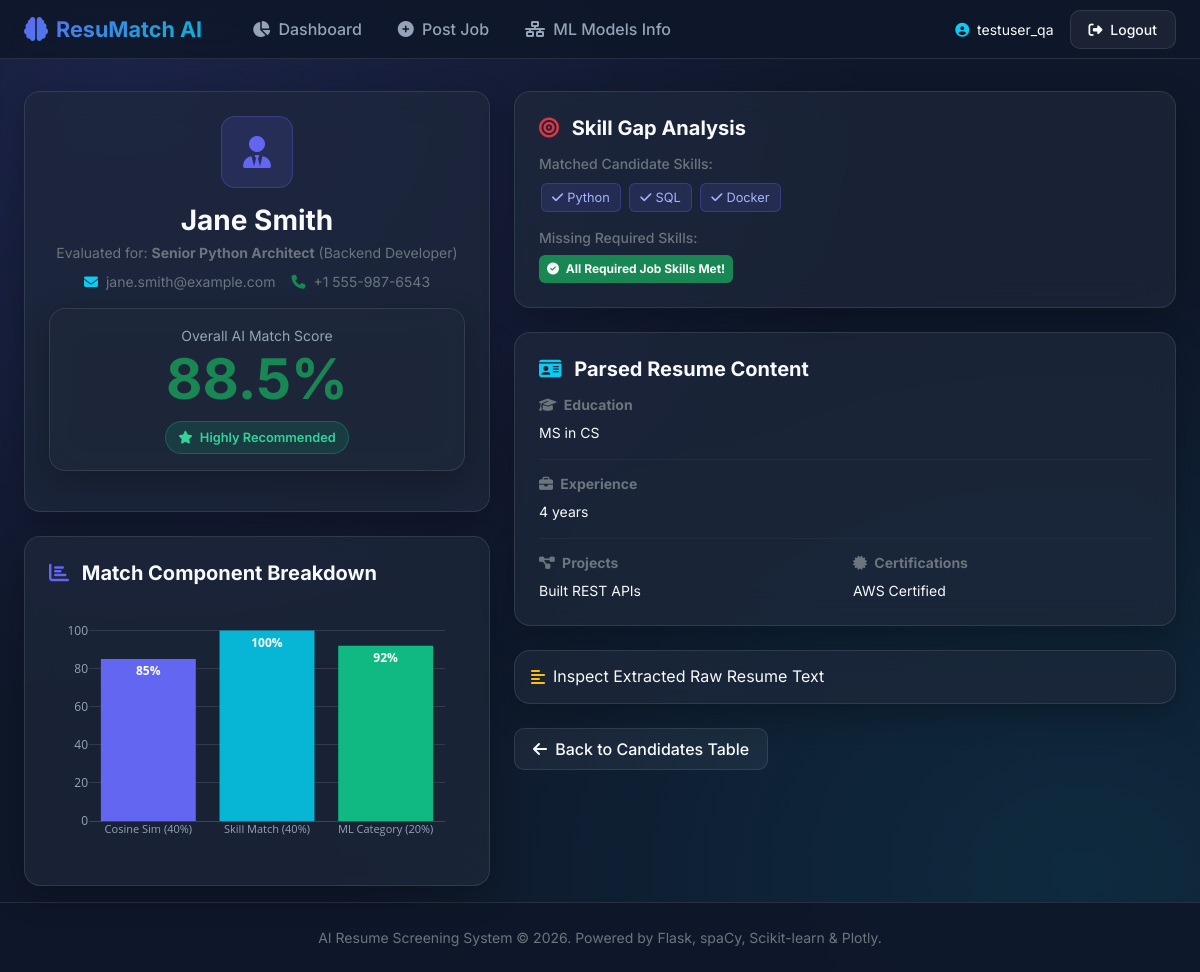
The page /candidate/1 (signed in) on the database its author committed.
### tables this page shows
CREATE TABLE resumes (
    id INTEGER PRIMARY KEY AUTOINCREMENT,
    user_id INTEGER NOT NULL,
    filename TEXT NOT NULL,
    filepath TEXT NOT NULL,
    raw_text TEXT NOT NULL,
    parsed_name TEXT,
    parsed_email TEXT,
    parsed_phone TEXT,
    parsed_skills TEXT,
    parsed_education TEXT,
    parsed_experience TEXT,
    parsed_projects TEXT,
    parsed_certifications TEXT,
    created_at TIMESTAMP DEFAULT CURRENT_TIMESTAMP,
    FOREIGN KEY (user_id) REFERENCES users(id) ON DELETE CASCADE
);

CREATE TABLE job_descriptions (
    id INTEGER PRIMARY KEY AUTOINCREMENT,
    user_id INTEGER NOT NULL,
    title TEXT NOT NULL,
    category TEXT NOT NULL,
    description_text TEXT NOT NULL,
    required_skills TEXT NOT NULL,
    created_at TIMESTAMP DEFAULT CURRENT_TIMESTAMP,
    FOREIGN KEY (user_id) REFERENCES users(id) ON DELETE CASCADE
);

CREATE TABLE results (
    id INTEGER PRIMARY KEY AUTOINCREMENT,
    job_id INTEGER NOT NULL,
    resume_id INTEGER NOT NULL,
    matching_score REAL NOT NULL,
    cosine_similarity REAL NOT NULL,
    skill_match_score REAL NOT NULL,
    ml_probability REAL NOT NULL,
    missing_skills TEXT,
    suitability_prediction TEXT NOT NULL,
    status TEXT NOT NULL,
    created_at TIMESTAMP DEFAULT CURRENT_TIMESTAMP,
    FOREIGN KEY (job_id) REFERENCES job_descriptions(id) ON DELETE CASCADE,
    FOREIGN KEY (resume_id) REFERENCES resumes(id) ON DELETE CASCADE
);

### app.py (the view)
@app.route("/candidate/<int:result_id>")
@login_required
def candidate_detail(result_id):
    result = get_result_detail(result_id)
    if not result:
        flash("Candidate evaluation result not found.", "error")
        return redirect(url_for("dashboard"))
    chart_data = prepare_candidate_match_chart_data(
        result["cosine_similarity"],
        result["skill_match_score"],
        result["ml_probability"],
        result["matching_score"]
    )
    return render_template("candidate_detail.html", result=result, chart_data=chart_data)

### app.py (called while the page is built)
def login_required(f):
    @wraps(f)
    def decorated_function(*args, **kwargs):
        if "user_id" not in session:
            flash("Please sign in to access this page.", "warning")
            return redirect(url_for("login"))
        return f(*args, **kwargs)
    return decorated_function

### database/db_helper.py (called while the page is built)
def get_db_connection():
    conn = sqlite3.connect(DB_PATH)
    conn.row_factory = sqlite3.Row
    return conn

def get_result_detail(result_id):
    conn = get_db_connection()
    cursor = conn.cursor()
    cursor.execute(
        """SELECT res.*, r.filename, r.parsed_name, r.parsed_email, r.parsed_phone,
                  r.parsed_skills, r.parsed_education, r.parsed_experience,
                  r.parsed_projects, r.parsed_certifications, r.raw_text,
                  j.title as job_title, j.category as job_category, j.required_skills as job_required_skills, j.description_text as job_description
           FROM results res
           JOIN resumes r ON res.resume_id = r.id
           JOIN job_descriptions j ON res.job_id = j.id
           WHERE res.id = ?""",
        (result_id,)
    )
    result = cursor.fetchone()
    conn.close()
    return dict(result) if result else None

### utils/visualizations.py (called while the page is built)
def prepare_candidate_match_chart_data(cosine_sim, skill_score, ml_prob, final_score):
    labels = ["Cosine Sim (40%)", "Skill Match (40%)", "ML Category (20%)"]
    values = [
        round(cosine_sim * 100, 1),
        round(skill_score, 1),
        round(ml_prob * 100, 1)
    ]
    return {
        "labels": labels,
        "values": values,
        "final_score": round(final_score, 1)
    }

### templates/candidate_detail.html (shortened to what this page needs)
{% extends 'base.html' %}
{% block content %}
<div class="row g-4">
    <div class="col-lg-5">
        <div class="glass-card mb-4 p-4 text-center">
            <div class="stat-icon mx-auto mb-3" style="width: 72px; height: 72px; font-size: 2rem;">
                <i class="fas fa-user-tie"></i>
            </div>
            <h3 class="fw-bold text-light mb-1">{{ result.parsed_name }}</h3>
            <p class="text-secondary small mb-2">Evaluated for: <strong>{{ result.job_title }}</strong> ({{ result.job_category }})</p>
            <div class="d-flex justify-content-center gap-3 mb-3 text-secondary small">
                <span><i class="fas fa-envelope me-1 text-info"></i> {{ result.parsed_email }}</span>
                <span><i class="fas fa-phone me-1 text-success"></i> {{ result.parsed_phone }}</span>
            </div>
            <div class="py-3 px-4 glass-card my-3 text-center">
                <div class="stat-label">Overall AI Match Score</div>
                <div class="display-4 fw-bold {% if result.matching_score >= 80 %}text-success{% elif result.matching_score >= 60 %}text-warning{% else %}text-danger{% endif %}">
                    {{ "%.1f"|format(result.matching_score) }}%
                </div>
                <div class="mt-2">
                    {% if "Highly" in result.status %}
                        <span class="badge-status badge-highly-recommended"><i class="fas fa-star me-1"></i> Highly Recommended</span>
                    {% elif "Recommended" in result.status %}
                        <span class="badge-status badge-recommended"><i class="fas fa-thumbs-up me-1"></i> Recommended</span>
                    {% else %}
                        <span class="badge-status badge-not-recommended"><i class="fas fa-times-circle me-1"></i> Not Recommended</span>
                    {% endif %}
                </div>
            </div>
        </div>
        <div class="glass-card p-4">
            <h5 class="fw-bold text-light mb-3">
                <i class="fas fa-chart-bar text-indigo me-2"></i> Match Component Breakdown
            </h5>
            <div id="breakdownChartContainer"></div>
        </div>
    </div>
    <div class="col-lg-7 d-flex flex-column gap-4">
        <div class="glass-card p-4">
            <h5 class="fw-bold text-light mb-3">
                <i class="fas fa-bullseye text-danger me-2"></i> Skill Gap Analysis
            </h5>
            <div class="mb-3">
                <h6 class="text-secondary small font-weight-bold">Matched Candidate Skills:</h6>
                <div>
                    {% if result.parsed_skills %}
                        {% for skill in result.parsed_skills.split(',') %}
                            <span class="skill-tag"><i class="fas fa-check me-1"></i>{{ skill.strip() }}</span>
                        {% endfor %}
                    {% else %}
                        <span class="text-secondary small">No matching skills detected.</span>
                    {% endif %}
                </div>
            </div>
            <div>
                <h6 class="text-secondary small font-weight-bold">Missing Required Skills:</h6>
                <div>
                    {% if result.missing_skills and result.missing_skills != "None" %}
                        {% for skill in result.missing_skills.split(',') %}
                            <span class="skill-tag-missing"><i class="fas fa-exclamation-triangle me-1"></i>{{ skill.strip() }}</span>
                        {% endfor %}
                    {% else %}
                        <span class="badge bg-success text-light p-2"><i class="fas fa-check-circle me-1"></i> All Required Job Skills Met!</span>
                    {% endif %}
                </div>
            </div>
        </div>
        <div class="glass-card p-4">
            <h5 class="fw-bold text-light mb-3">
                <i class="fas fa-id-card text-info me-2"></i> Parsed Resume Content
            </h5>
            <div class="mb-3 border-bottom border-secondary border-opacity-10 pb-3">
                <h6 class="text-secondary small fw-bold"><i class="fas fa-graduation-cap me-1"></i> Education</h6>
                <p class="text-light mb-0 small">{{ result.parsed_education }}</p>
            </div>
            <div class="mb-3 border-bottom border-secondary border-opacity-10 pb-3">
                <h6 class="text-secondary small fw-bold"><i class="fas fa-briefcase me-1"></i> Experience</h6>
                <p class="text-light mb-0 small">{{ result.parsed_experience }}</p>
            </div>
            <div class="row g-3">
                <div class="col-md-6">
                    <h6 class="text-secondary small fw-bold"><i class="fas fa-project-diagram me-1"></i> Projects</h6>
                    <p class="text-light mb-0 small">{{ result.parsed_projects }}</p>
                </div>
                <div class="col-md-6">
                    <h6 class="text-secondary small fw-bold"><i class="fas fa-certificate me-1"></i> Certifications</h6>
                    <p class="text-light mb-0 small">{{ result.parsed_certifications }}</p>
                </div>
            </div>
        </div>
        <div class="glass-card p-3">
            <div class="accordion accordion-flush" id="rawTextAccordion">
                <div class="accordion-item bg-transparent text-light border-0">
                    <h2 class="accordion-header">
                        <button class="accordion-button collapsed bg-transparent text-light shadow-none p-0" type="button" data-bs-toggle="collapse" data-bs-target="#collapseText">
                            <i class="fas fa-align-left text-warning me-2"></i> Inspect Extracted Raw Resume Text
                        </button>
                    </h2>
                </div>
            </div>
        </div>
        <div class="d-flex justify-content-between">
            <a href="{{ url_for('view_results', job_id=result.job_id) }}" class="btn btn-outline-glass">
                <i class="fas fa-arrow-left me-1"></i> Back to Candidates Table
            </a>
        </div>
    </div>
</div>
{% endblock %}

### static/css/style.css (style rules this page uses)
:root { --bg-dark: #0f172a; --bg-card: rgba(30, 41, 59, 0.7); --border-card: rgba(255, 255, 255, 0.1); --accent-primary: #6366f1; --accent-secondary: #06b6d4; --accent-gradient: linear-gradient(135deg, #6366f1 0%, #06b6d4 100%); --text-primary: #f8fafc; --text-secondary: #94a3b8; --success: #10b981; --warning: #f59e0b; --danger: #ef4444; --radius-lg: 16px; --radius-md: 10px; --shadow-glow: 0 8px 32px 0 rgba(99, 102, 241, 0.2); }
body { background-color: var(--bg-dark); background-image: radial-gradient(at 10% 10%, rgba(99, 102, 241, 0.15) 0px, transparent 50%), radial-gradient(at 90% 90%, rgba(6, 182, 212, 0.12) 0px, transparent 50%); color: var(--text-primary); font-family: 'Inter', system-ui, -apple-system, sans-serif; min-height: 100vh; display: flex; flex-direction: column; }
.glass-card { background: var(--bg-card); backdrop-filter: blur(16px); -webkit-backdrop-filter: blur(16px); border: 1px solid var(--border-card); border-radius: var(--radius-lg); box-shadow: 0 10px 30px rgba(0, 0, 0, 0.25); transition: transform 0.2s ease, box-shadow 0.2s ease; }
.stat-icon { width: 56px; height: 56px; border-radius: 14px; display: flex; align-items: center; justify-content: center; font-size: 1.6rem; background: rgba(99, 102, 241, 0.15); color: var(--accent-primary); border: 1px solid rgba(99, 102, 241, 0.3); }
.stat-label { font-size: 0.875rem; color: var(--text-secondary); }
.btn-outline-glass { background: rgba(255, 255, 255, 0.05); border: 1px solid var(--border-card); color: var(--text-primary); border-radius: var(--radius-md); padding: 8px 18px; font-weight: 500; transition: background 0.2s ease; }
.badge-status { padding: 6px 12px; border-radius: 20px; font-size: 0.8rem; font-weight: 600; display: inline-block; }
.badge-highly-recommended { background: rgba(16, 185, 129, 0.15); color: #34d399; border: 1px solid rgba(16, 185, 129, 0.3); }
.skill-tag { background: rgba(99, 102, 241, 0.15); color: #a5b4fc; border: 1px solid rgba(99, 102, 241, 0.3); padding: 4px 10px; border-radius: 6px; font-size: 0.8rem; display: inline-block; margin: 2px; }
.text-indigo { color: var(--accent-primary) !important; }

### rows shown on the page
resumes: parsed_name "Jane Smith", parsed_email "jane.smith@example.com", parsed_phone "+1 555-987-6543", parsed_education "MS in CS", parsed_experience "4 years", parsed_projects "Built REST APIs", parsed_certifications "AWS Certified"
job_descriptions: job_title "Senior Python Architect", job_category "Backend Developer"
results: matching_score "88.5"

### other values the page prints
{{ session.get('username') }} "testuser_qa"
{{ skill.strip() }} "Python" "SQL" "Docker"
